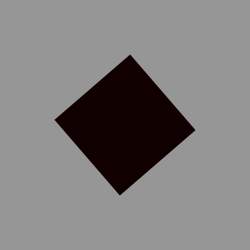
Frame 1 (no input)
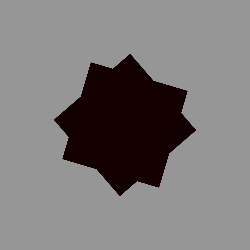
Frame 60 (the mouse pressed at the canvas centre just before this capture)
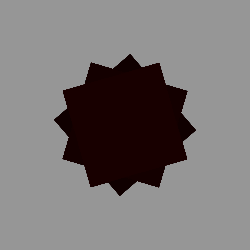
Frame 120 (the mouse held since frame 60 and released just before this capture)

The Processing sketch that drew these frames (run headless with seeded random() and noise(); from frame 60 on, the mouse is pressed at the canvas centre):

// Processing sketch: Fig_4_1
// ── Fig_4_1.pde
void setup()
{
 size(250,250); 
 background(150);
}

void draw()
{
 pushMatrix();
 noStroke();
 translate(width/2,height/2);
 rotate(second());
 rectMode(CENTER);
 fill(second()*4,0,0);
 rect(0,0,100,100);
popMatrix(); 
}
